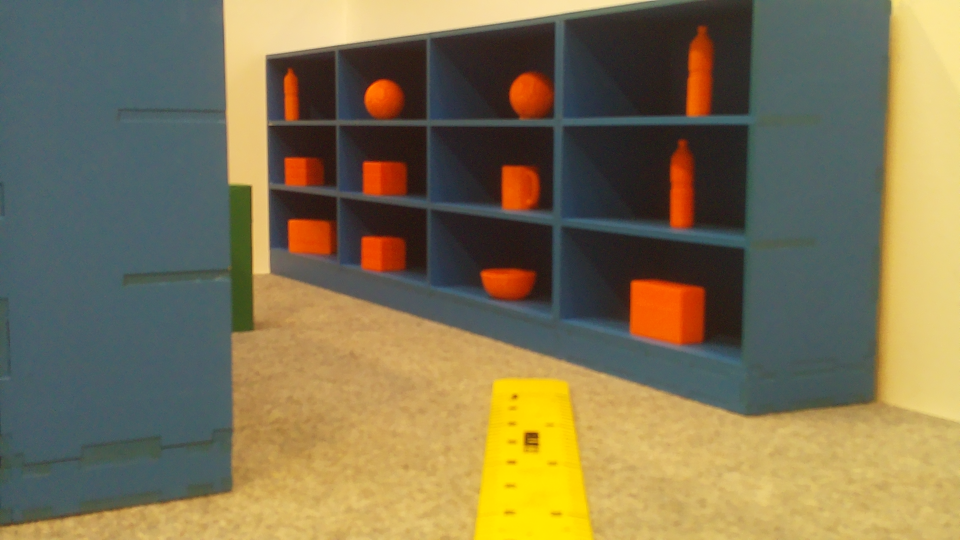
#> input picture Computer_Vision_Tutorial/captured_image_0.png, 1920 x 1080 px (shown at 1/2 size)
$ python process_single_image.py
#> lines starting #> are read from the running program, lines starting #| are printed output that depends on the picture; after the words box and inside, x2 and y2 are one past the last pixel; in counts of white or black regions, pixels touching at a corner belong together
### Computer_Vision_Tutorial/live_detection4.py
import cv2
import numpy as np
import csv
import json
from picamera2 import Picamera2
from threading import Thread, Lock
import time

# Global variables for frame handling
frame = None
processed_masks = {}
detected_objects = {}
frame_lock = Lock()

# Global variables to store calibration data
focal_length = None
homography_matrix = None


# [8 lines left out: function capture_frames, not called in this run]

def preprocess_image(image, scale=0.5, blur_ksize=(5, 5), sigmaX=2):
    resized_image = cv2.resize(image, (0, 0), fx=scale, fy=scale)
    blurred_image = cv2.GaussianBlur(resized_image, blur_ksize, sigmaX)
    return blurred_image

def color_threshold(image, lower_hsv, upper_hsv):
    hsv_image = cv2.cvtColor(image, cv2.COLOR_BGR2HSV)
    mask = cv2.inRange(hsv_image, lower_hsv, upper_hsv)
    return mask

def apply_morphological_filters(mask, kernel_size=(5, 5)):
    kernel = cv2.getStructuringElement(cv2.MORPH_RECT, kernel_size)
    opened_image = cv2.morphologyEx(mask, cv2.MORPH_OPEN, kernel)
    closed_image = cv2.morphologyEx(opened_image, cv2.MORPH_CLOSE, kernel)
    return closed_image

def analyze_contours(image, mask, category, min_area=150, min_aspect_ratio=0.3, max_aspect_ratio=3.0):
    contours, _ = cv2.findContours(mask, cv2.RETR_EXTERNAL, cv2.CHAIN_APPROX_SIMPLE)
    contour_image = image.copy()
    contour_image.blobs()
    detected_objects = []

    for contour in contours:
        area = cv2.contourArea(contour)
        if area < min_area:
            continue

        x, y, w, h = cv2.boundingRect(contour)
        aspect_ratio = float(w) / h
        if not (min_aspect_ratio <= aspect_ratio <= max_aspect_ratio):
            continue

        epsilon = 0.02 * cv2.arcLength(contour, True)
        approx_vertices = cv2.approxPolyDP(contour, epsilon, True)

        bottom_corners = sorted(approx_vertices, key=lambda p: p[0][1], reverse=True)[:2]
        bottom_corners = sorted(bottom_corners, key=lambda p: p[0][0])

        perimeter = cv2.arcLength(contour, True)
        circularity = (4 * np.pi * area / (perimeter * perimeter)) if perimeter > 0 else 0
        hull = cv2.convexHull(contour)
        hull_area = cv2.contourArea(hull)
        solidity = (area / hull_area) if hull_area > 0 else 0
        bounding_box_area = w * h
        fill_ratio = (area / bounding_box_area) if bounding_box_area > 0 else 0

        if solidity < 0.5 or fill_ratio < 0.1:
            continue

        # Check if the category is "Marker" and if circularity is less than 0.8, skip drawing
        if category == "Marker" and circularity < 0.8:
            continue

        # Draw contours and rectangles if not a marker or if it's a circular marker
        if category != "Marker":
            cv2.drawContours(contour_image, [contour], -1, (0, 255, 0), 2)

        if category == "Shelf":
            for corner in bottom_corners:
                cv2.circle(contour_image, tuple(corner[0]), 5, (0, 0, 255), -1)

        detected_objects.append({
            "position": (x, y, w, h),
            "area": area,
            "aspect_ratio": aspect_ratio,
            "solidity": solidity,
            "fill_ratio": fill_ratio,
            "circularity": circularity,
            "hull": hull,
            "perimeter": perimeter,
            "bottom_corners": bottom_corners
        })

    # Only calculate the bounding box for circular markers
    if category == "Marker" and detected_objects:
        x_min = min(obj['position'][0] for obj in detected_objects)
        y_min = min(obj['position'][1] for obj in detected_objects)
        x_max = max(obj['position'][0] + obj['position'][2] for obj in detected_objects)
        y_max = max(obj['position'][1] + obj['position'][3] for obj in detected_objects)
        cv2.rectangle(contour_image, (x_min, y_min), (x_max, y_max), (0, 255, 255), 2)

    return contour_image, detected_objects


# [86 lines left out: functions apply_object_logic, classify_marker, draw_category_text, not called in this run]

def estimate_distance(object_width, real_object_width):
    global focal_length
    return (real_object_width * focal_length) / object_width

# [25 lines left out: functions estimate_homography_distance, apply_homography_to_point, estimate_bearing, not called in this run]

def load_color_thresholds(csv_file):
#> called with csv_file = 'calibrate.csv'
    color_ranges = {}
    category_mapping = {
        'orange': 'Item',
        'green': 'Obstacle',
        'blue': 'Shelf',
        'black': 'Marker'
    }

    with open(csv_file, mode='r') as file:
#> (reads Computer_Vision_Tutorial/calibrate.csv from the repository)
        csv_reader = csv.reader(file)
        for row in csv_reader:
            category = category_mapping.get(row[0], None)
            if category:
                lower_hsv = np.array([int(row[1]), int(row[2]), int(row[3])])
                upper_hsv = np.array([int(row[4]), int(row[5]), int(row[6])])
                color_ranges[category] = (lower_hsv, upper_hsv)
    return color_ranges

def load_focal_length(csv_file):
    global focal_length
    with open(csv_file, mode='r') as file:
        csv_reader = csv.reader(file)
        focal_length = float(next(csv_reader)[1])

def load_homography_matrix(csv_file):
#> called with csv_file = 'calibrate_homography.csv'
    global homography_matrix
    homography_matrix = []
    with open(csv_file, mode='r') as file:
#> (reads calibrate_homography.csv from the repository)
        csv_reader = csv.reader(file)
        next(csv_reader)
        for row in csv_reader:
            homography_matrix.append([float(val) for val in row])
    homography_matrix = np.array(homography_matrix)

def export_range_bearing(data, output_json='output_data.json'):
    with open(output_json, 'w') as file:
        json.dump(data, file, indent=4)

def process_frame(frame, color_ranges):
    blurred_image = preprocess_image(frame)
    image_width = blurred_image.shape[1]

    local_processed_masks = {}
    local_detected_objects = {}

    output_data = {
        "items": [None] * 6,
        "shelves": [None] * 6,
        "row_markers": [None, None, None],
        "obstacles": None,
        "packing_bay": None
    }

    for category, (lower_hsv, upper_hsv) in color_ranges.items():
        mask = color_threshold(blurred_image, lower_hsv, upper_hsv)
        processed_mask = apply_morphological_filters(mask)
        contour_image, objects = analyze_contours(blurred_image, processed_mask, category)
        classified_objects = apply_object_logic(objects, category, image_width, contour_image, output_data)

        local_processed_masks[category] = (mask, processed_mask, contour_image)
        local_detected_objects[category] = classified_objects

    export_range_bearing(output_data)

    # Optionally, save or display the contour images
    for category, (_, _, contour_image) in local_processed_masks.items():
        if contour_image is not None:
            cv2.imshow(f'{category} Contour Analysis', contour_image)
            cv2.imwrite(f'contour_image_output_{category}.png', contour_image)


# [77 lines left out: functions process_image_pipeline, main, not called in this run]

# [2 lines that do not run on import are left out]

### Computer_Vision_Tutorial/process_single_image.py
import cv2
from live_detection4 import (
    load_color_thresholds,
    load_homography_matrix,
    load_focal_length,
    process_frame
)

def main():
    # Load calibration data
    color_ranges = load_color_thresholds('calibrate.csv')
    load_homography_matrix('calibrate_homography.csv')
    load_focal_length('calibrate_focal_length.csv')
#> (reads Computer_Vision_Tutorial/calibrate_focal_length.csv from the repository)

    # Load the image
    frame = cv2.imread('captured_image_0.png')
#> frame is the input picture: shape (1080, 1920, 3); mean B, G, R 82, 115.3, 126.8
    if frame is None:
        print(f"Error: Unable to load image 'captured_image0.png'")
        return

    # Process the image frame
    process_frame(frame, color_ranges)
#> in preprocess_image, `resized_image = cv2.resize(image, (0, 0), fx=scale, fy=scale)`:
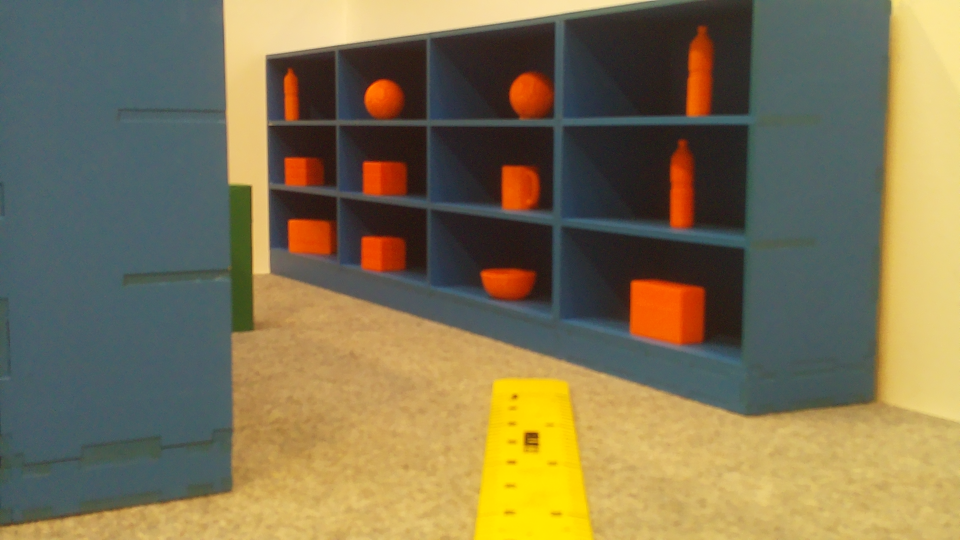
#> resized_image: shape (540, 960, 3); mean B, G, R 82.1, 115.4, 126.9
#> the loop in process_frame, `for category, (lower_hsv, upper_hsv) in color_ranges.items():` made 1 pass
#> pass 1, in color_threshold, `mask = cv2.inRange(hsv_image, lower_hsv, upper_hsv)`:
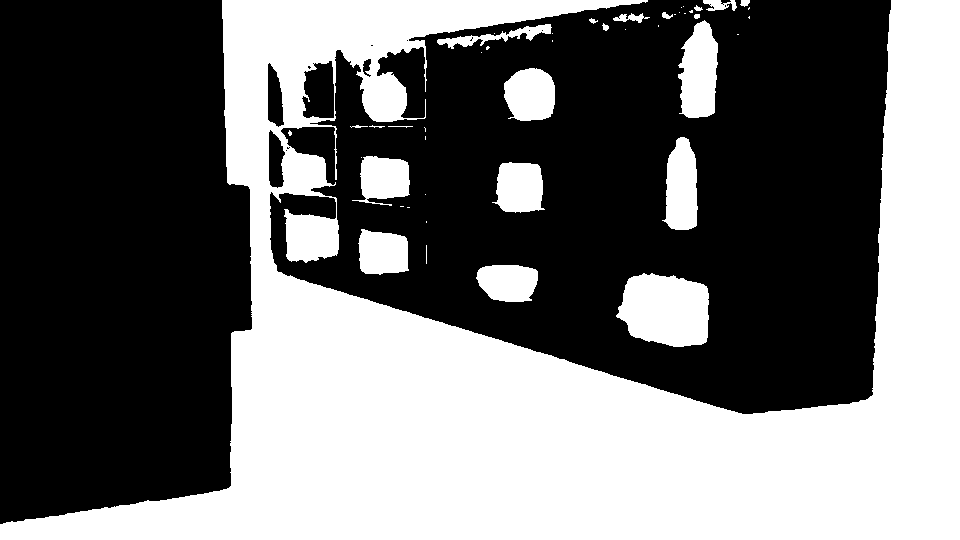
#> mask: shape (540, 960); 43.6% white; 46 white regions (25 under 20 px), largest, box (x1, y1, x2, y2) and area: (0, 0, 960, 540) 203570, (616, 273, 709, 347) 5458, (678, 20, 718, 118) 2961
#> pass 1, in apply_morphological_filters, `opened_image = cv2.morphologyEx(mask, cv2.MORPH_OPEN, kernel)`:
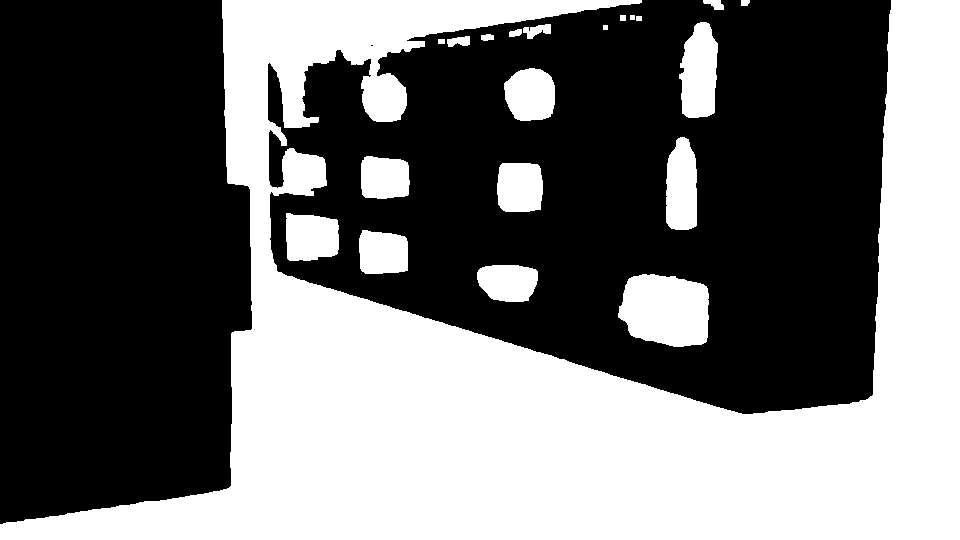
#> opened_image: shape (540, 960); 43.3% white; 21 white regions, largest, box (x1, y1, x2, y2) and area: (0, 0, 960, 540) 200418, (618, 274, 709, 347) 5438, (679, 22, 718, 118) 2922
#> after the loop in process_frame, `for category, (lower_hsv, upper_hsv) in color_ranges.items():`: local_detected_objects = 0 items

    # Wait a short time and then close all OpenCV windows
    cv2.waitKey(0)  # Wait or adjust the time as needed
    cv2.destroyAllWindows()

if __name__ == "__main__":
#> (the run stopped early here; a loop or call above may not have finished)
